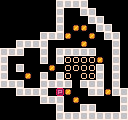

A 2D game scene composited from a Tiled map and its tileset images. What follows is a short description and the map's XML, with every tile layer's data as written:
An orthogonal 16x15 tile map with 8x8 px tiles, 1 tile layer (tiles).

<map version="1.0" tiledversion="1.0.2" orientation="orthogonal" renderorder="left-up" width="16" height="15" tilewidth="8" tileheight="8" nextobjectid="1">
 <tileset firstgid="1" source="tileset.tsx" />
 <layer name="tiles" width="16" height="15">
  <data encoding="csv">
0,0,0,0,0,0,0,5,5,5,5,0,0,0,0,0,0,0,0,0,0,0,0,5,0,0,5,5,0,0,0,0,0,0,0,0,0,0,0,5,0,0,0,5,5,0,0,0,0,0,0,0,0,0,0,5,0,1,1,0,5,5,0,0,0,0,0,0,0,5,5,5,1,0,0,1,0,5,5,0,0,0,5,5,5,5,0,0,0,0,1,0,0,0,5,0,5,5,5,0,0,5,0,5,5,5,5,5,0,0,5,0,5,0,0,0,0,5,0,5,2,2,2,2,1,0,5,0,5,0,5,0,0,0,1,0,2,2,2,2,5,0,5,0,5,0,0,1,0,5,0,5,2,0,2,2,5,0,5,0,5,5,5,0,0,5,5,5,5,0,5,5,5,0,5,0,0,0,5,5,5,5,0,3,1,0,0,5,5,1,5,5,0,0,0,0,0,5,5,5,0,1,0,0,0,0,0,5,0,0,0,0,0,0,0,5,0,0,5,5,0,0,0,5,0,0,0,0,0,0,0,5,5,5,5,5,5,5,5,5
</data>
 </layer>
</map>
